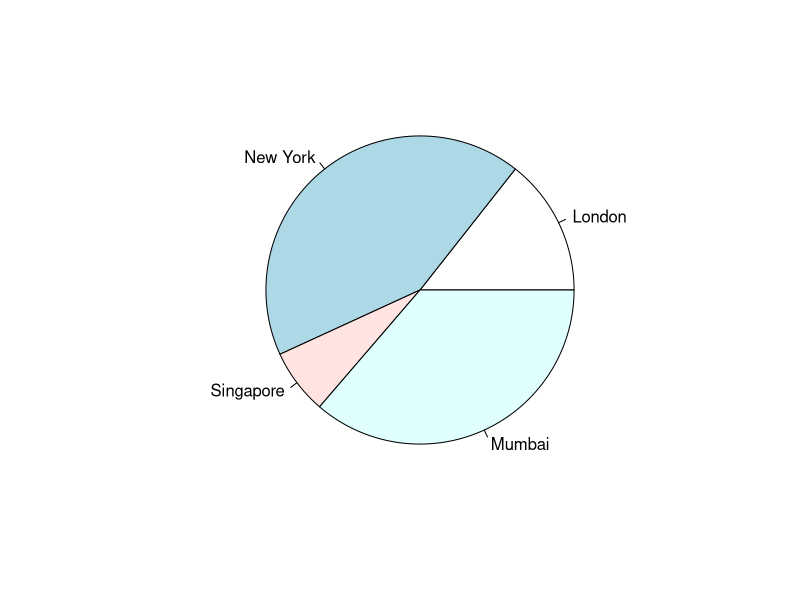
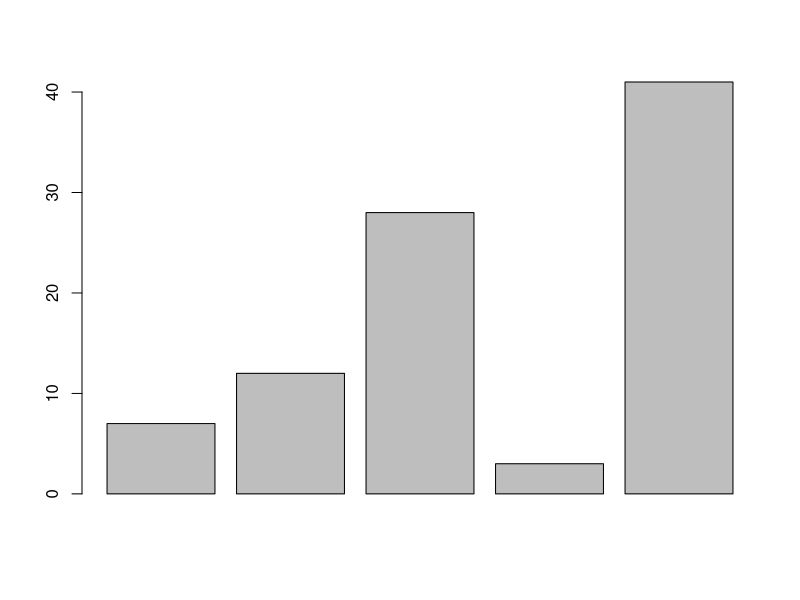
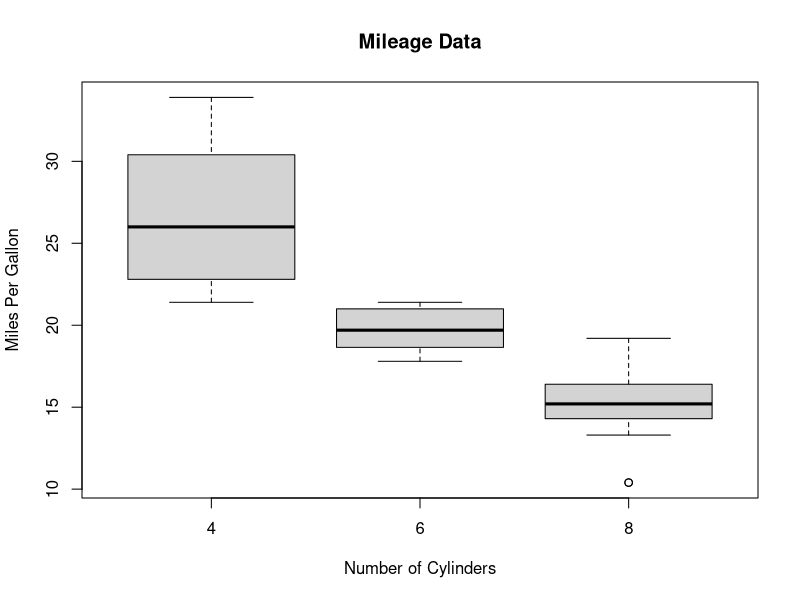
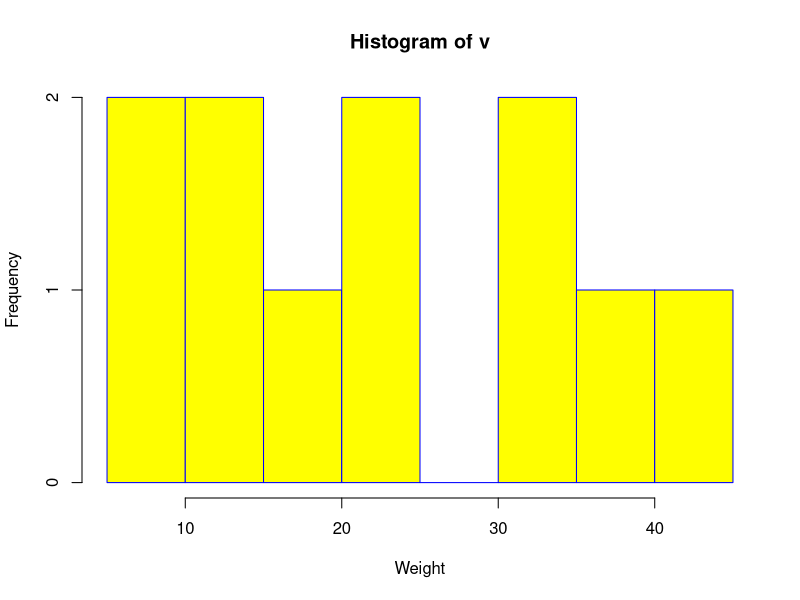
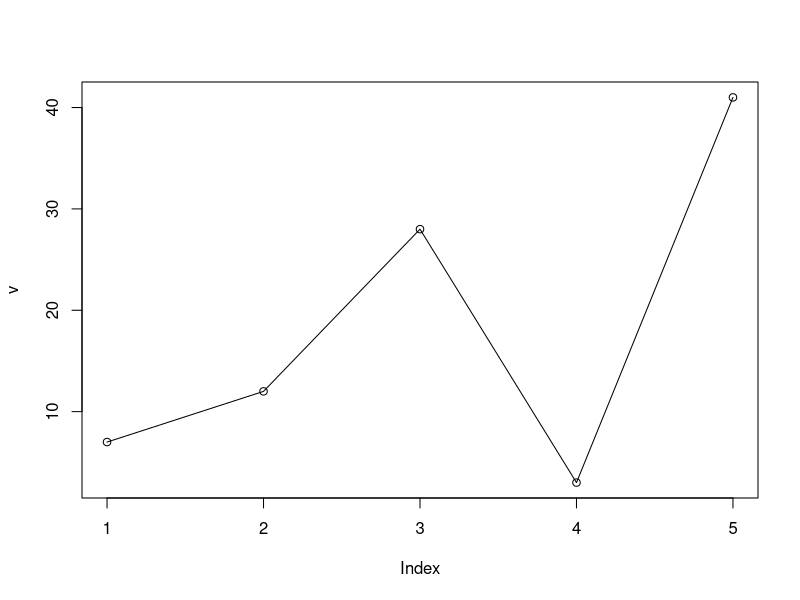
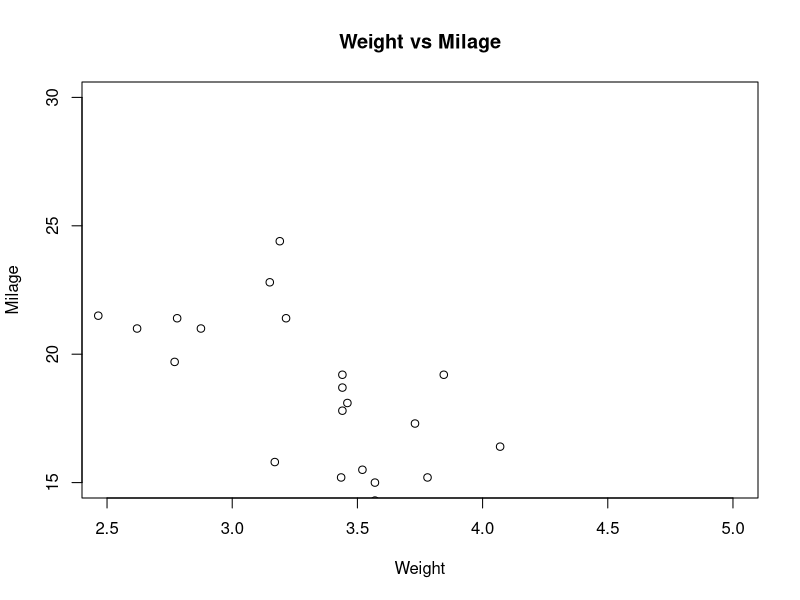

Reproduce these figures in R, in order.
# 1 Crear una lista
lista <- list("Arturo", "Ariel", "Jose")

# 2 Total de numeros desplegados, el ultimo digito se redondea
result <- format(23.123456789, digits = 9)
print(result)

# 3 Regresa la cantidad de caracteres de una cadena (incluyendo espacios)
result <- nchar("Count the number of characters")
print(result)

# 4 Cambia la cadena a mayusculas
result <- toupper("Changing To Upper")
print(result)

# 5 Cambia la cadena a minusculas
result <- tolower("Changing To Lower")
print(result)

# 6 Extraer parte de una cadena
result <- substring("Extract", 5, 7)
print(result)

# 7 Crear una grafica de pastel

  # Create data for the graph.
x <- c(21, 62, 10, 53)
labels <- c("London", "New York", "Singapore", "Mumbai")
  # Plot the chart.
pie(x,labels)


# 8 Crear una grafica de barras

  # Create the data for the chart
H <- c(7,12,28,3,41)

  # Plot the bar chart 
barplot(H)

# 9 Crear una grafica de tipo boxplot

input <- mtcars[,c('mpg','cyl')]
boxplot(mpg ~ cyl, data = mtcars, xlab = "Number of Cylinders",
        ylab = "Miles Per Gallon", main = "Mileage Data")

# 10 Crear una grafica de tipo Histograma

# Create data for the graph.
v <-  c(9,13,21,8,36,22,12,41,31,33,19)
# Create the histogram.
hist(v,xlab = "Weight",col = "yellow",border = "blue")

# 11 Crear una grafica lineal

# Create the data for the chart.
v <- c(7,12,28,3,41)

# Plot the bar chart. 
plot(v,type = "o")

# 12 Crear una grafica de tipo ScatterPlot

input <- mtcars[,c('wt','mpg')]
# Plot the chart for cars with weight between 2.5 to 5 and mileage between 15 and 30.
plot(x = input$wt,y = input$mpg,
     xlab = "Weight",
     ylab = "Milage",
     xlim = c(2.5,5),
     ylim = c(15,30),		 
     main = "Weight vs Milage"
)

# 13 Obtener la media

# Create a vector. 
x <- c(12,7,3,4.2,18,2,54,-21,8,-5)

# Find Mean.
result.mean <- mean(x)
print(result.mean)

# 14 Remover valores de una lista ordenada con Trim

# Create a vector.
x <- c(12,7,3,4.2,18,2,54,-21,8,-5)

# Find Mean.
result.mean <-  mean(x,trim = 0.3)
print(result.mean)

# 15 Obtener mediana
# Create the vector.
x <- c(12,7,3,4.2,18,2,54,-21,8,-5)

# Find the median.
median.result <- median(x)
print(median.result)

# 16 divide una cadena acorde a un separador

x <- c("asfef","qwerty")
# split x on the letter e
strsplit(x, "e")

# 17 Retorna el valor absoluto del valor que se le ingrese

abs(-18)

# 18 Regresa el factorial de un valor
factorial(6)

# 19 Regresa el logaritme de un valor con una base especificada
log(16,base=2)

# 20 Redondear valores
ceiling(1.4) #Redoea hacia arriba

floor(1.4) #Redondea hacia abajo




















